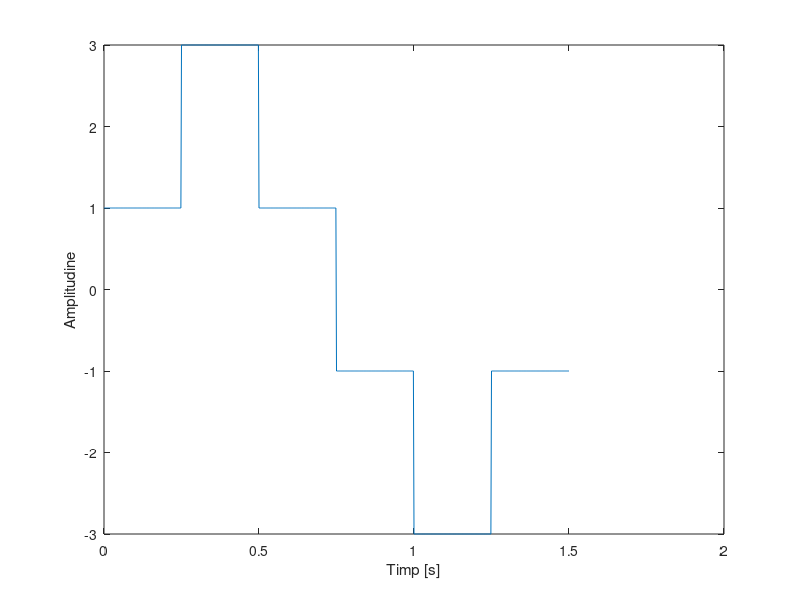
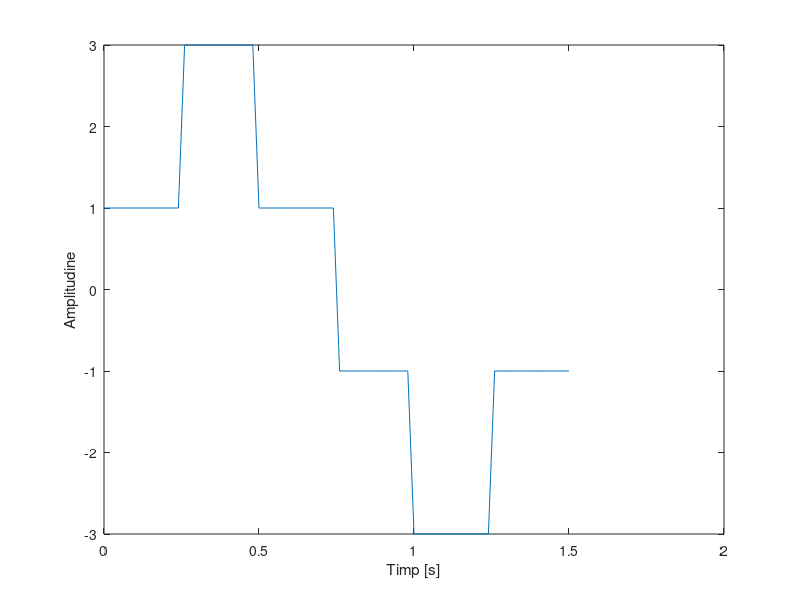
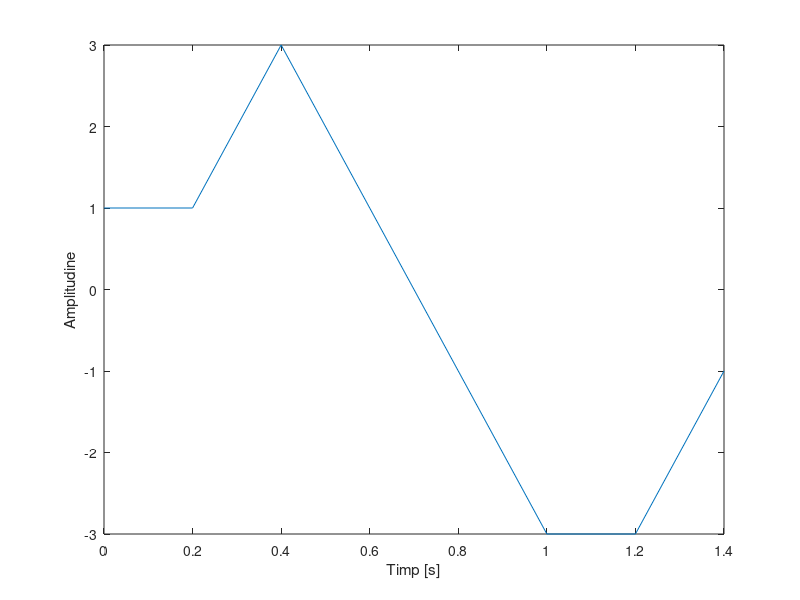

Here is the MATLAB script that generated these plots, in order:
%Punctul b)

%Reolutia temporara este 2ms

f=4;
t=0:0.002:1.5
s=square(2*pi*f*t)
s(find(t>=0 & t<0.25))=1;
s(find(t>=0.25 & t<0.5))=3;
s(find(t>=0.5 & t<0.75))=1;
s(find(t>=0.75 & t<1))=-1;
s(find(t>=1 & t<1.25))=-3;
s(find(t>=1.25 & t<=1.5))=-1;
figure(1)
plot(t,s),grid
xlabel('Timp [s]'),ylabel('Amplitudine'),grid

%Reolutia temporara este 20ms

f=4;
t=0:0.02:1.5
s=square(2*pi*f*t)
s(find(t>=0 & t<0.25))=1;
s(find(t>=0.25 & t<0.5))=3;
s(find(t>=0.5 & t<0.75))=1;
s(find(t>=0.75 & t<1))=-1;
s(find(t>=1 & t<1.25))=-3;
s(find(t>=1.25 & t<=1.5))=-1;
figure(2)
plot(t,s),grid
xlabel('Timp [s]'),ylabel('Amplitudine'),grid

%Reolutia temporara este 200ms

f=4;
t=0:0.2:1.5
s=square(2*pi*f*t)
s(find(t>=0 & t<0.25))=1;
s(find(t>=0.25 & t<0.5))=3;
s(find(t>=0.5 & t<0.75))=1;
s(find(t>=0.75 & t<1))=-1;
s(find(t>=1 & t<1.25))=-3;
s(find(t>=1.25 & t<=1.5))=-1;
figure(3)
plot(t,s),grid
xlabel('Timp [s]'),ylabel('Amplitudine'),grid